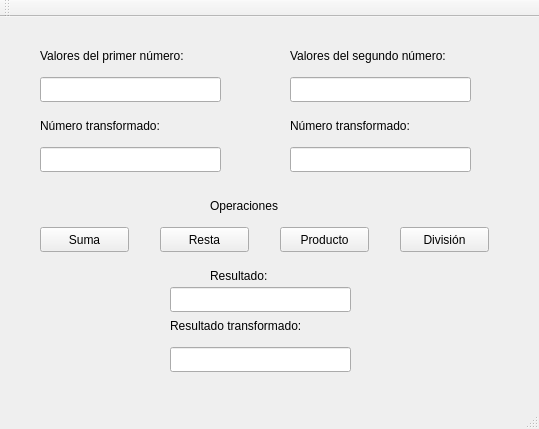
<?xml version="1.0" encoding="UTF-8"?>
<ui version="4.0">
 <class>MainWindow</class>
 <widget class="QMainWindow" name="MainWindow">
  <property name="geometry">
   <rect>
    <x>0</x>
    <y>0</y>
    <width>539</width>
    <height>429</height>
   </rect>
  </property>
  <property name="windowTitle">
   <string>MainWindow</string>
  </property>
  <widget class="QWidget" name="centralWidget">
   <widget class="QLabel" name="label">
    <property name="geometry">
     <rect>
      <x>40</x>
      <y>30</y>
      <width>191</width>
      <height>17</height>
     </rect>
    </property>
    <property name="text">
     <string>Valores del primer número:</string>
    </property>
   </widget>
   <widget class="QLabel" name="label_2">
    <property name="geometry">
     <rect>
      <x>290</x>
      <y>30</y>
      <width>211</width>
      <height>17</height>
     </rect>
    </property>
    <property name="text">
     <string>Valores del segundo número:</string>
    </property>
   </widget>
   <widget class="QLineEdit" name="lineEdit">
    <property name="geometry">
     <rect>
      <x>40</x>
      <y>60</y>
      <width>181</width>
      <height>25</height>
     </rect>
    </property>
   </widget>
   <widget class="QLineEdit" name="lineEdit_2">
    <property name="geometry">
     <rect>
      <x>290</x>
      <y>60</y>
      <width>181</width>
      <height>25</height>
     </rect>
    </property>
   </widget>
   <widget class="QLabel" name="label_3">
    <property name="geometry">
     <rect>
      <x>40</x>
      <y>100</y>
      <width>161</width>
      <height>17</height>
     </rect>
    </property>
    <property name="text">
     <string>Número transformado:</string>
    </property>
   </widget>
   <widget class="QLabel" name="label_4">
    <property name="geometry">
     <rect>
      <x>290</x>
      <y>100</y>
      <width>161</width>
      <height>17</height>
     </rect>
    </property>
    <property name="text">
     <string>Número transformado:</string>
    </property>
   </widget>
   <widget class="QLineEdit" name="lineEdit_3">
    <property name="geometry">
     <rect>
      <x>40</x>
      <y>130</y>
      <width>181</width>
      <height>25</height>
     </rect>
    </property>
   </widget>
   <widget class="QLineEdit" name="lineEdit_4">
    <property name="geometry">
     <rect>
      <x>290</x>
      <y>130</y>
      <width>181</width>
      <height>25</height>
     </rect>
    </property>
   </widget>
   <widget class="QLabel" name="label_5">
    <property name="geometry">
     <rect>
      <x>210</x>
      <y>180</y>
      <width>91</width>
      <height>17</height>
     </rect>
    </property>
    <property name="text">
     <string>Operaciones</string>
    </property>
   </widget>
   <widget class="QPushButton" name="botonSuma">
    <property name="geometry">
     <rect>
      <x>40</x>
      <y>210</y>
      <width>89</width>
      <height>25</height>
     </rect>
    </property>
    <property name="text">
     <string>Suma</string>
    </property>
   </widget>
   <widget class="QPushButton" name="botonResta">
    <property name="geometry">
     <rect>
      <x>160</x>
      <y>210</y>
      <width>89</width>
      <height>25</height>
     </rect>
    </property>
    <property name="text">
     <string>Resta</string>
    </property>
   </widget>
   <widget class="QPushButton" name="botonProducto">
    <property name="geometry">
     <rect>
      <x>280</x>
      <y>210</y>
      <width>89</width>
      <height>25</height>
     </rect>
    </property>
    <property name="text">
     <string>Producto</string>
    </property>
   </widget>
   <widget class="QPushButton" name="botonDivision">
    <property name="geometry">
     <rect>
      <x>400</x>
      <y>210</y>
      <width>89</width>
      <height>25</height>
     </rect>
    </property>
    <property name="text">
     <string>División</string>
    </property>
   </widget>
   <widget class="QLabel" name="label_6">
    <property name="geometry">
     <rect>
      <x>210</x>
      <y>250</y>
      <width>81</width>
      <height>17</height>
     </rect>
    </property>
    <property name="text">
     <string>Resultado:</string>
    </property>
   </widget>
   <widget class="QLineEdit" name="lineEdit_5">
    <property name="geometry">
     <rect>
      <x>170</x>
      <y>270</y>
      <width>181</width>
      <height>25</height>
     </rect>
    </property>
   </widget>
   <widget class="QLabel" name="label_7">
    <property name="geometry">
     <rect>
      <x>170</x>
      <y>300</y>
      <width>181</width>
      <height>17</height>
     </rect>
    </property>
    <property name="text">
     <string>Resultado transformado:</string>
    </property>
   </widget>
   <widget class="QLineEdit" name="lineEdit_6">
    <property name="geometry">
     <rect>
      <x>170</x>
      <y>330</y>
      <width>181</width>
      <height>25</height>
     </rect>
    </property>
   </widget>
  </widget>
  <widget class="QMenuBar" name="menuBar">
   <property name="geometry">
    <rect>
     <x>0</x>
     <y>0</y>
     <width>539</width>
     <height>22</height>
    </rect>
   </property>
  </widget>
  <widget class="QToolBar" name="mainToolBar">
   <attribute name="toolBarArea">
    <enum>TopToolBarArea</enum>
   </attribute>
   <attribute name="toolBarBreak">
    <bool>false</bool>
   </attribute>
  </widget>
  <widget class="QStatusBar" name="statusBar"/>
 </widget>
 <layoutdefault spacing="6" margin="11"/>
 <resources/>
 <connections/>
</ui>
